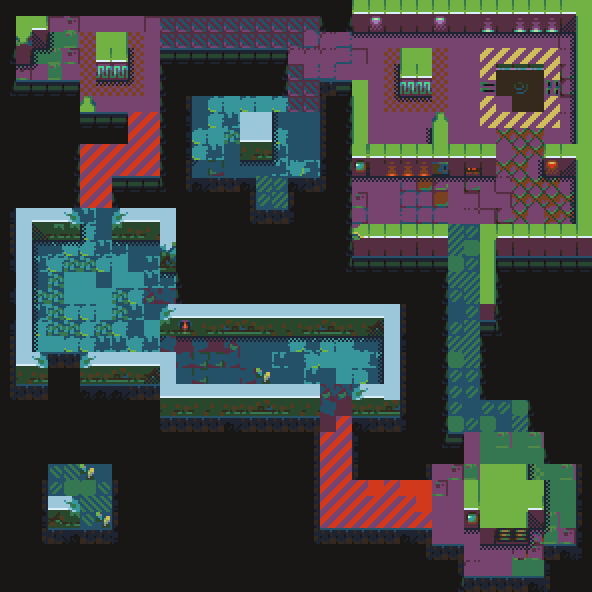

Rendered tile map (Tiled .tmx) drawn with the repository's tilesets; below, a short description and the map source with its tile grids summarised:
An orthogonal 37x37 tile map with 16x16 px tiles, 2 tile layers (Void, Main).

<map version="1.2" tiledversion="1.3.4" orientation="orthogonal" renderorder="right-down" width="37" height="37" tilewidth="16" tileheight="16" infinite="0" nextlayerid="4" nextobjectid="1">
 <tileset firstgid="1" source="Itch release tileset example sprites 01 2x.tsx" />
 <layer id="3" name="Void" width="37" height="37">
  <data>[1369 cells, 1369 non-empty, 7 distinct tile ids]</data>
 </layer>
 <layer id="2" name="Main" width="37" height="37">
  <data>[1369 cells, 979 non-empty, 668 distinct tile ids]</data>
 </layer>
</map>
